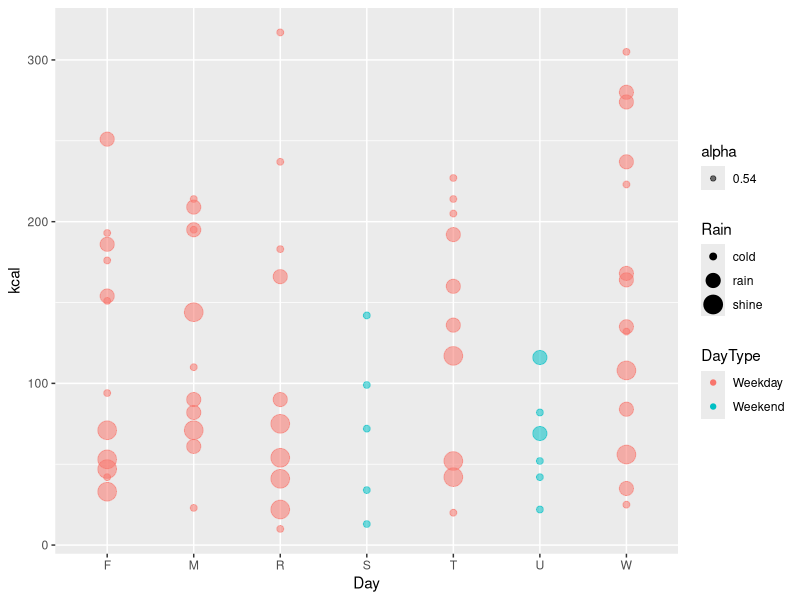
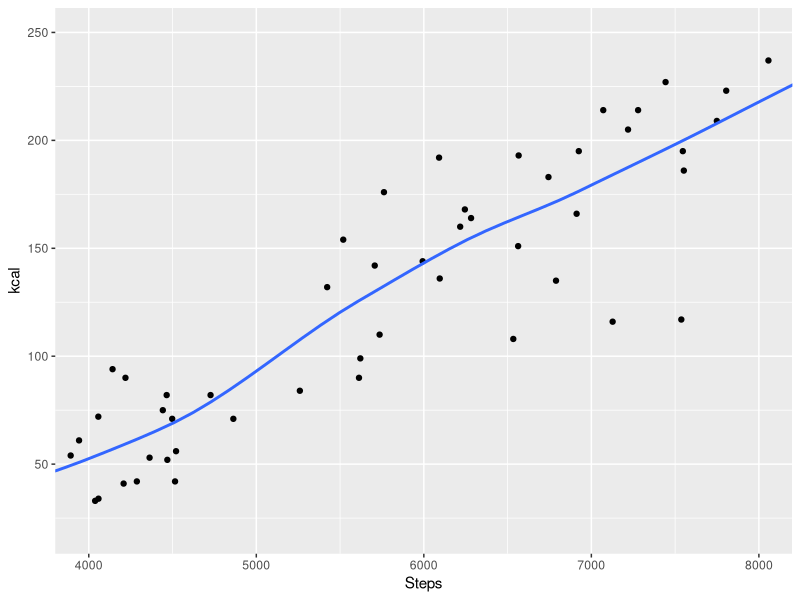
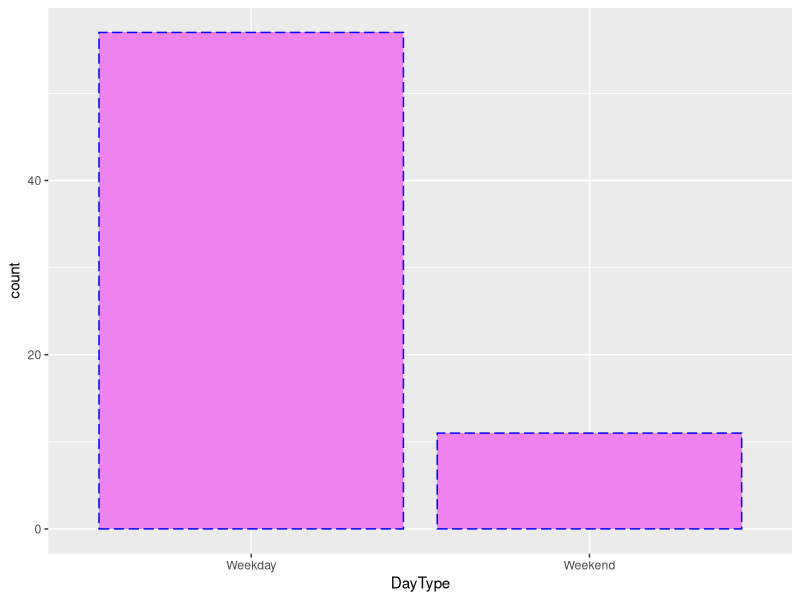
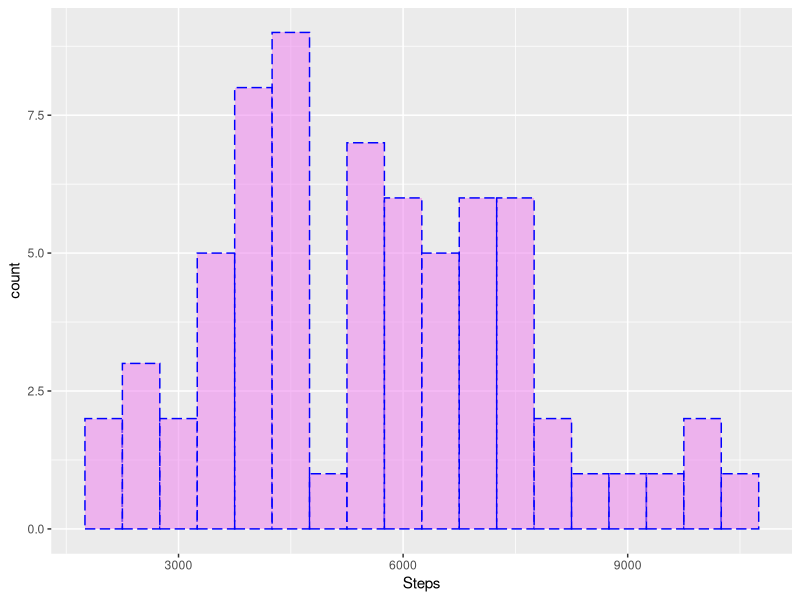
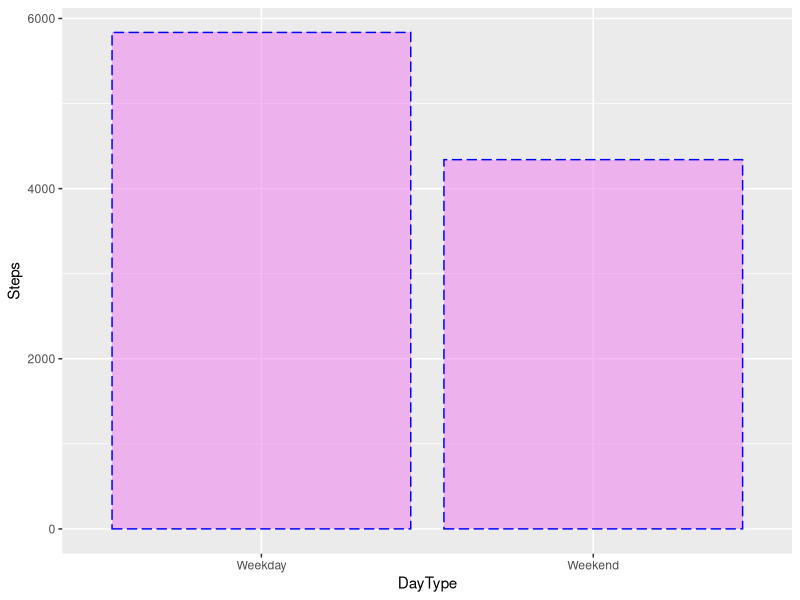
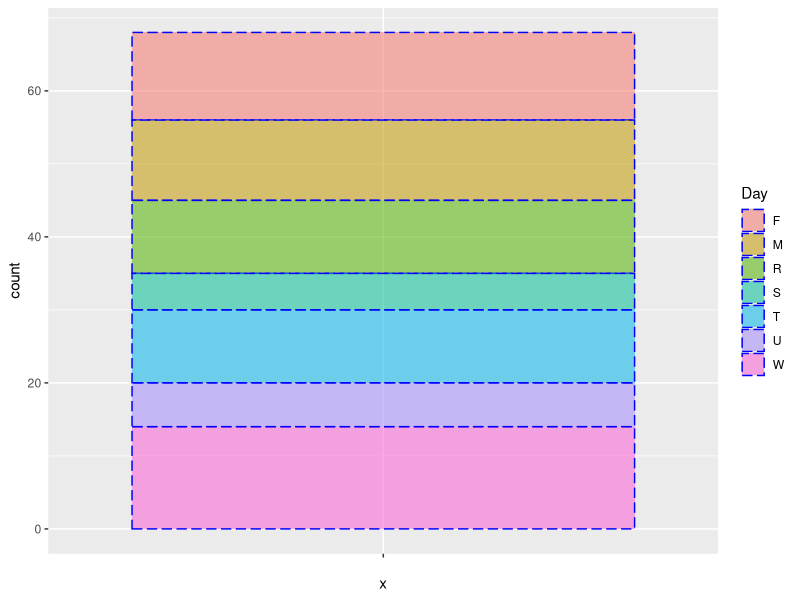
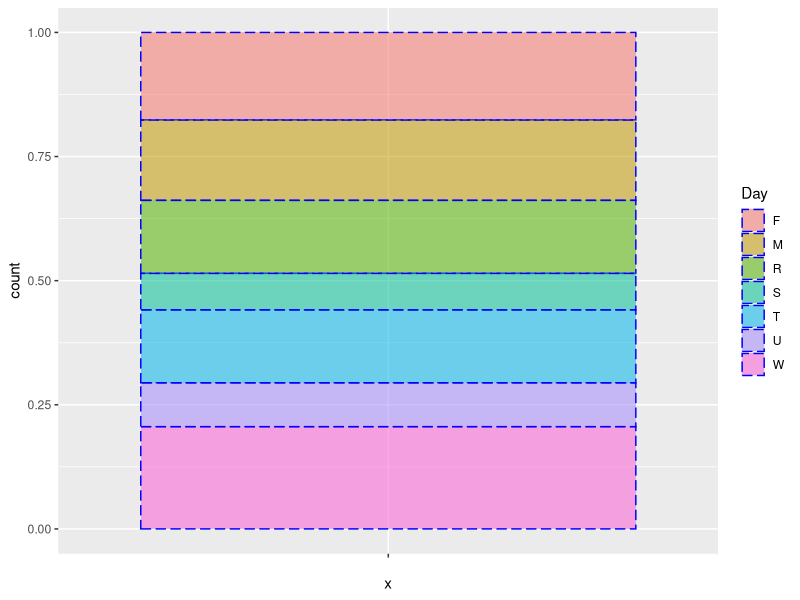
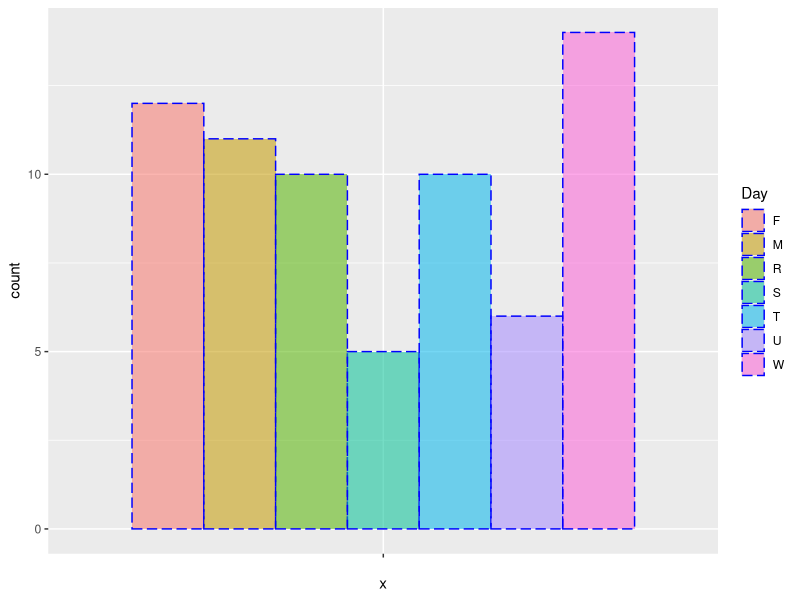

These figures' R source, in order:
library(ggplot2)
Step <- read.csv2("Pedometer.csv", sep = ",")
Day.f <- factor(Step$Day)
Step <- with(Step, Step[order(Day),])

StepG <- ggplot(Step, aes(x = Day, y = kcal))
StepG + geom_point(aes(color = DayType, size = Rain, alpha = 0.54))

StepG1 <- ggplot(Step, aes(x = Steps, y = kcal))
StepG1 + geom_point() + geom_smooth(se = F) + coord_cartesian(xlim = c(4000, 8000),
                                                              ylim = c(20, 250))
StepG2 <- ggplot(data=subset(Step), aes(DayType))
StepG2 + geom_bar(aes(fill=Steps, color = DayType), fill = "violet", colour = "blue",
                  linetype = 5)                                                            

StepG3 <- ggplot(Step, aes(x = Steps))
StepG3 + geom_histogram(fill = "violet", colour = "blue", linetype = 5, alpha = 0.54,
                        binwidth = 500)
ggplot(Step, aes(DayType, Steps)) + stat_summary(fun.y = mean, geom = "bar",
                                                 fill = "violet", colour = "blue",
                                                 linetype = 5, alpha = 0.54)

ggplot(Step, aes("", fill = Day)) + geom_bar(position = "stack", colour = "blue",
                                             linetype = 5, alpha = 0.54)
ggplot(Step, aes("", fill = Day)) + geom_bar(position = "fill", colour = "blue",
                                             linetype = 5, alpha = 0.54)
ggplot(Step, aes("", fill = Day)) + geom_bar(position = "dodge", colour = "blue",
                                             linetype = 5, alpha = 0.54)

StepG4 <- ggplot(Step, aes(x = Rain, y = Mile)) + geom_point(aes(color = kcal)) +
  labs(title = "Пройденные мили в разную погоду", y = "Мили") +
  scale_x_discrete(name = "Погода", labels = c("cold", "rain", "shine")) +
  scale_color_continuous(name = "Сожженные калории")
print(StepG4)
help("ggplot2")

G5 <- ggplot(Step, aes(Day, Steps * 0.001, colour = kcal)) + geom_point() +
  labs(title = "Статистика шагомера", y = "Количество пройденных шагов") +
  scale_x_discrete(name="Дни недели", labels=c("Пн", "Bт", "Cр", "Чт", "Пт", "Сб", "Вс")) +
  scale_color_continuous(name ="Сожженные каллории", breaks=c(50,270), 
                         labels = c("Новичок","Спортсмен"), low="blue", high="red") +
  theme(plot.title = element_text(size = 16, color = "blue", face = "bold"), 
        axis.title.y = element_text(size = 14, color = "purple", face = "bold"),
        axis.text.y = element_text(size = 10, color = "blue"), 
        axis.title.x = element_text(size = 14, color = "purple", face = "bold"),
        axis.text.x = element_text(size = 10, color = "blue"))
G5 + facet_grid(DayType ~ Rain) +theme(legend.title = element_text(colour = "red"))

StepG5 <- ggplot(Step, aes("", fill = Rain)) + geom_bar(position = "fill", 
                                                        color = "violet", linetype=5)
StepG5 <- StepG5 + coord_polar(theta = "y")
StepG5 <- StepG5 + coord_polar(theta = "x")

ggsave(filename = "StepG5.png", plot = StepG5, device = "png")
